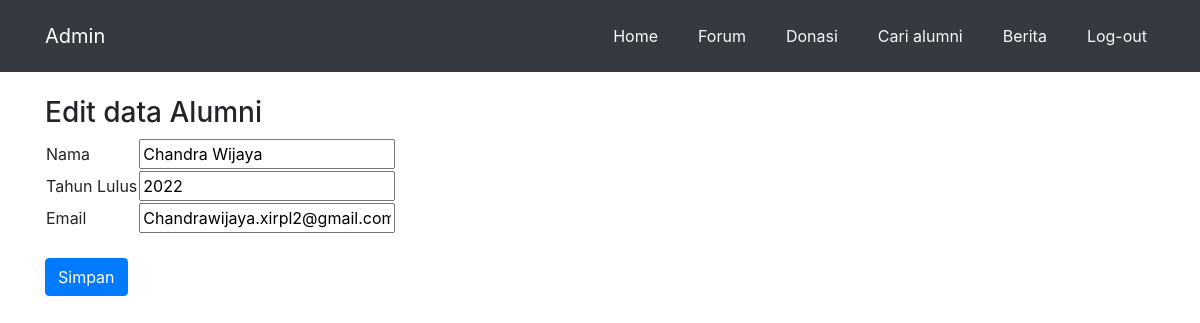
The page /admin/backend/edit.php?id=10 on the database its author committed.
### tables this page shows
CREATE TABLE `search` (
  `id` int(11) NOT NULL,
  `nama` varchar(30) NOT NULL,
  `tahun_lulus` int(10) NOT NULL,
  `email` varchar(30) NOT NULL
);

### admin/backend/edit.php (the view, shortened to what this page needs)
<!DOCTYPE html>
<html>
<head>
<link rel="stylesheet" href="https://stackpath.bootstrapcdn.com/bootstrap/4.1.3/css/bootstrap.min.css">
</head>
<body>
	<nav class='navbar navbar-expand-lg navbar-dark bg-dark text-light '>
    <div class="container">
        <a href="../index.php" class="navbar-brand">Admin</a>
        <ul class="navbar-nav ml-auto pt-2 pb-2">
            <li class="nav-item">
                <a href="../index.php" class="nav-link text-light">Home</a>
            </li>
            <li class="nav-item ml-4">
                <a href="../forum.php" class="nav-link text-light"> Forum </a>
            </li>
            <li class="nav-item ml-4">
                <a href="donasi.php" class="nav-link text-light"> Donasi </a>
            </li>
            <li class="nav-item ml-4">
                <a href="cari.php" class="nav-link text-light"> Cari alumni </a>
            </li>
            <li class="nav-item ml-4">
                <a href="../berita.php" class="nav-link text-light"> Berita </a>
            </li>
            <li class="nav-item ml-4">
                <a href="../logout.php" class="nav-link text-light"> Log-out </a>
            </li>
        </ul>
    </div>
</nav>
    <div class="container">
        <br>
	<h3>Edit data Alumni</h3>
	<?php
	include "config1.php";
	$id = $_GET['id'];
	$query_mysql = mysqli_query($kon,"SELECT * FROM search WHERE id='$id'")or die(mysqli_error());
	while($data = mysqli_fetch_array($query_mysql)){
	?>
	<form action="update.php" method="post">
		<table>
			<tr>
				<td>Nama</td>
				<td>
					<input type="text" name="nama" value="<?php echo $data['nama'] ?>">
				</td>
			</tr>
			<tr>
				<td>Tahun Lulus</td>
				<td><input type="text" name="tahun_lulus" value="<?php echo $data['tahun_lulus'] ?>"></td>
			</tr>
			<tr>
				<td>Email</td>
				<td><input type="email" name="email" value="<?php echo $data['email'] ?>"></td>
			</tr>
		</table>
        <br>
        <button type="submit" class="btn btn-primary" value="Simpan"> Simpan </button>
	</form>
    </div>
	<?php } ?>
</body>
</html>

### rows shown on the page
search: nama "Chandra Wijaya", tahun_lulus "2022", email "Chandrawijaya.xirpl2@gmail.com"
